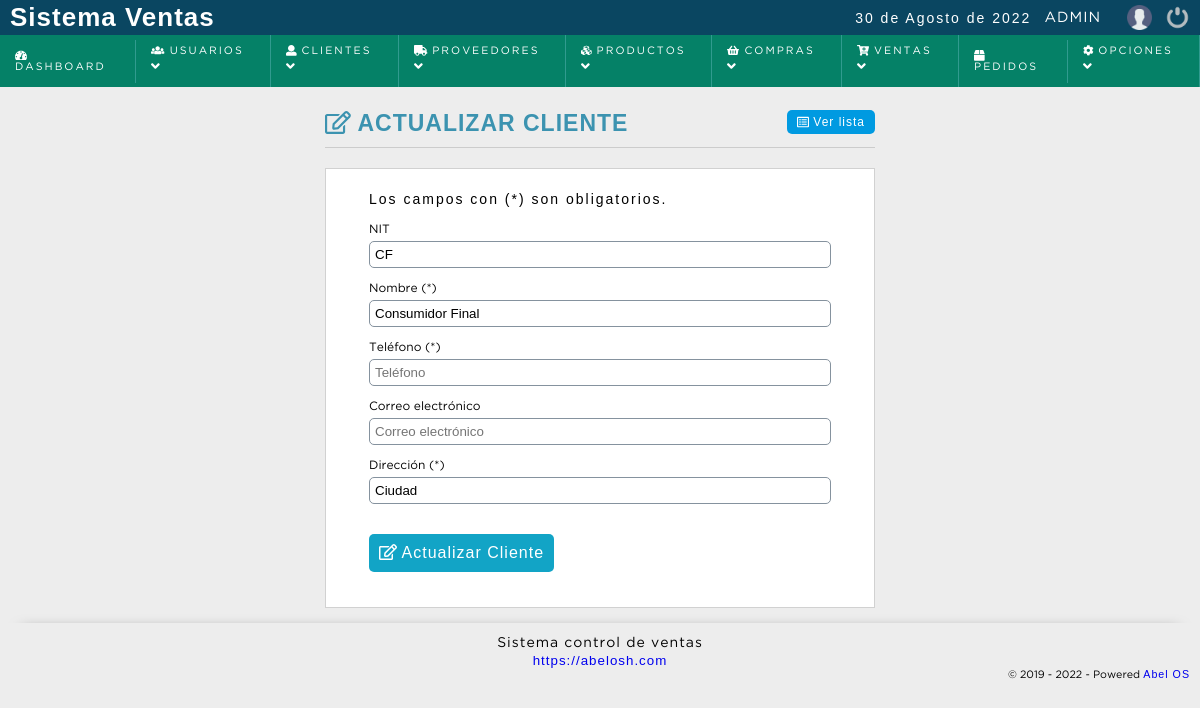
The app's page /sistema/clientes/editar_cliente.php?id=1 (signed in) with its own data.
### tables this page shows
CREATE TABLE IF NOT EXISTS `cliente` (
  `idcliente` int(11) NOT NULL AUTO_INCREMENT,
  `nit` varchar(20) NOT NULL,
  `nombre` varchar(80) DEFAULT NULL,
  `telefono` int(11) DEFAULT NULL,
  `correo` varchar(100) NOT NULL,
  `clave` varchar(255) NOT NULL,
  `cod_temp` varchar(200) NOT NULL,
  `direccion` text,
  `dateadd` datetime NOT NULL DEFAULT CURRENT_TIMESTAMP,
  `usuario_id` int(11) NOT NULL,
  `estatus` int(11) NOT NULL DEFAULT '1',
  PRIMARY KEY (`idcliente`),
  KEY `usuario_id` (`usuario_id`)
);

### sistema/clientes/editar_cliente.php (the view, shortened to what this page needs)
<!DOCTYPE html>
<html lang="en">
<head>
	<?php include "../includes/scripts.php"; ?>
</head>
<?php
	$idcliente = intval($_REQUEST['id']);
	$sql= mysqli_query($conection,"SELECT *	FROM cliente WHERE idcliente= $idcliente and estatus=1 ");
	$result_sql = mysqli_num_rows($sql);
	if($result_sql == 0){
		header('Location: index.php');
	}else{
		while ($data = mysqli_fetch_array($sql)) {
			$nit         = $data['nit'];
			$nombre      = $data['nombre'];
			$telefono    = $data['telefono'];
			$correo    	 = $data['correo'];
			$direccion   = $data['direccion'];
		}
	}
 ?>
<body>
	<?php include "../includes/header.php"; ?>
	<section id="container">
		<div class="form_register">
			<h1><i class="far fa-edit"></i> Actualizar cliente</h1>
			<a href="index.php" class="linkViewList" ><i class="far fa-list-alt"></i> Ver lista</a>
			<hr>
			<form action="" method="post">
				<div>
					<p>Los campos con (*) son obligatorios.</p>
				</div>
				<label for="nit"><th><?= strtoupper(IDENTIFICACION_TRIBUTARIA); ?></th></label>
				<input type="text" name="nit" id="nit" placeholder="Identificación tributaria" value="<?php echo $nit; ?>" required>
				<label for="nombre">Nombre (*)</label>
				<input type="text" name="nombre" id="nombre" placeholder="Nombre completo" value="<?php echo $nombre; ?>"  required>
				<label for="telefono">Teléfono (*)</label>
				<input type="number" name="telefono" id="telefono" placeholder="Teléfono" value="<?php echo $telefono; ?>" required>
				<label for="telefono">Correo electrónico</label>
				<input type="email" name="correo" id="correo" placeholder="Correo electrónico" value="<?php echo $correo; ?>" >
				<label for="direccion">Dirección (*)</label>
				<input type="text" name="direccion" id="direccion" placeholder="Dirección completa" value="<?php echo $direccion; ?>" required>
				<button type="submit" class="btn_save"><i class="far fa-edit"></i> Actualizar Cliente</button>
			</form>
		</div>
	</section>
	<?php include "../includes/footer.php"; ?>
</body>
</html>

### sistema/css/style.css (style rules this page uses)
* { margin: 0; padding: 0; box-sizing: border-box; }
body { background: #ededed; }
h1, h2, h3, h4, h5, h6 { font-family: 'arial'; font-weight: bold; letter-spacing: 1px; }
h1 { font-size: 26px; }
p { font-family: 'arial'; letter-spacing: 2px; font-size: 14px; line-height: 20px; }
a { text-decoration: none; font-family: arial; letter-spacing: 1px; }
#container { padding: 90px 15px 15px; }
.form_register { width: 550px; margin: auto; margin-top: 20px; }
.form_register h1 { color: #3c93b0; }
hr { border: 0; background: #CCC; height: 1px; margin: 10px 0; display: block; }
form { background: #FFF; margin: auto; padding: 20px 43px; border: 1px solid #d1d1d1; }
label { display: block; font-size: 9pt; font-family: 'GothamBook'; margin: 15px auto 5px auto; }
input,select,textarea { display: block; width: 100%; font-size: 10pt; padding: 5px; border: 1px solid #85929e; border-radius: 5px; }
.btn_save { font-size: 12pt; background: #12a4c6; padding: 10px; color: #FFF; letter-spacing: 1px; border: 0; cursor: pointer; margin: 30px auto 15px auto; border-radius: 5px; }
.linkViewList { color: #FFF; font-size: 9pt; float: right; background: #009ae1; padding: 5px 10px; border-radius: 5px; }
#container h1 { font-size: 23px; text-transform: uppercase; display: inline-block; }

### records on screen
cliente: nit "CF", nombre "Consumidor Final", direccion "Ciudad"

### other values on screen
fechaC() "30 de Agosto de 2022"
$_SESSION['user'] "ADMIN"
IDENTIFICACION_TRIBUTARIA "NIT"
WEB_EMPRESA "https://abelosh.com"
